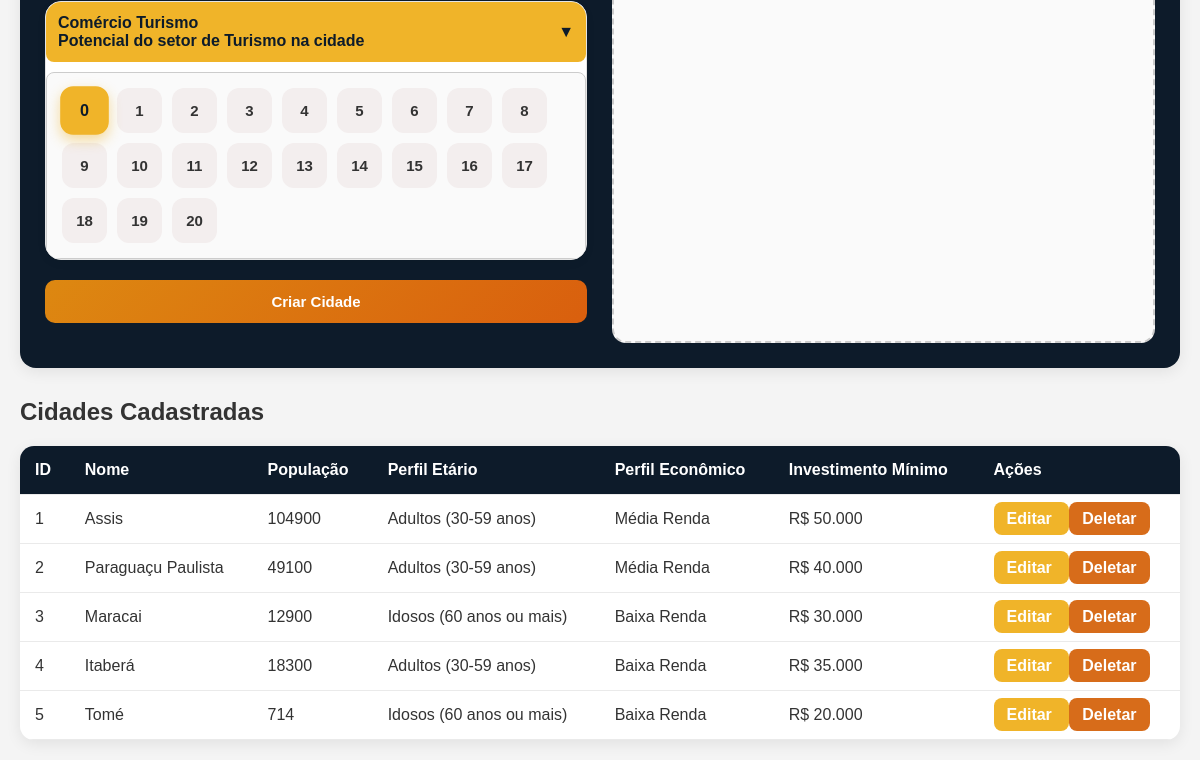
The app's page /Pages/adm/index.php (signed in, lower part), older data.
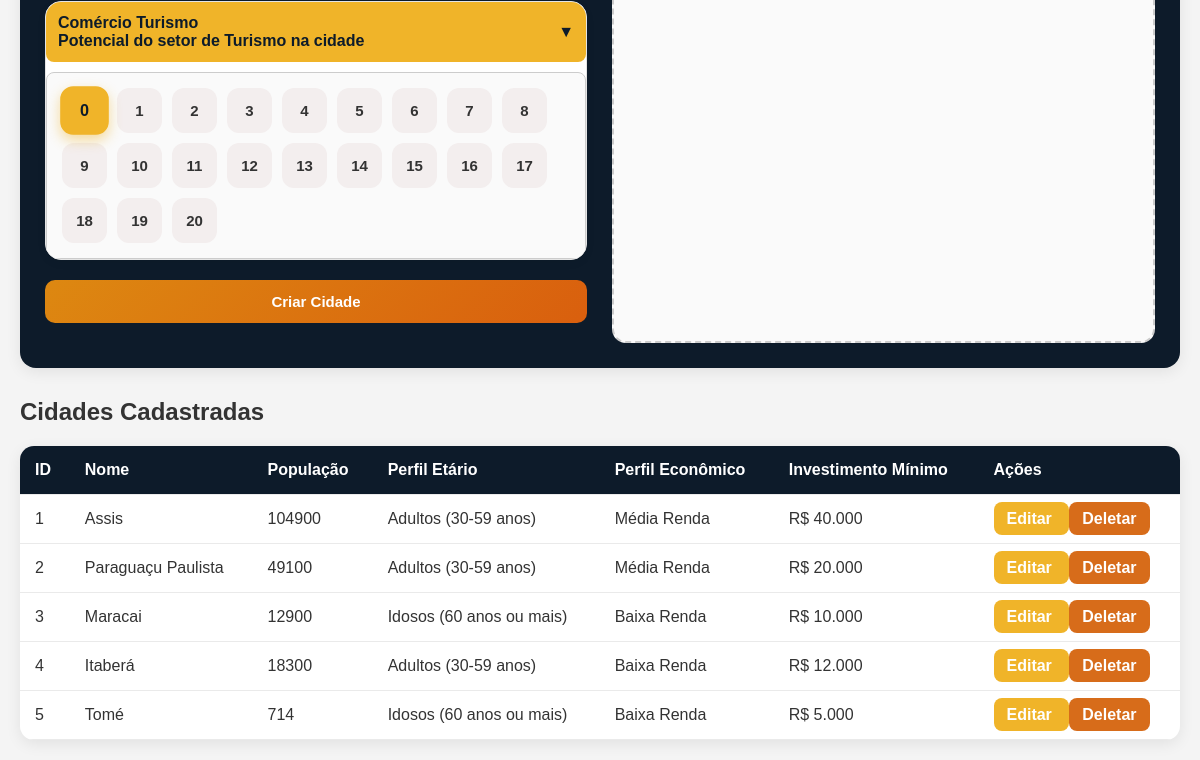
The same page, newer data.
### tables this page shows
CREATE TABLE `cidades` (
  `id` int(11) NOT NULL,
  `nome` varchar(255) NOT NULL,
  `populacao_quant` int(11) NOT NULL,
  `perfil_etario` varchar(255) NOT NULL,
  `perfil_economico` varchar(255) NOT NULL,
  `comercio_alimentacao` int(11) NOT NULL,
  `comercio_moda` int(11) NOT NULL,
  `comercio_tecnologia` int(11) NOT NULL,
  `comercio_varejo` int(11) NOT NULL,
  `comercio_servicos` int(11) NOT NULL,
  `comercio_turismo` int(11) NOT NULL,
  `investimento_minimo` int(11) NOT NULL DEFAULT 0
);

### BE/Controller/adm/cidadeC.php (called while the page is built, shortened)
<?php
require_once __DIR__ . '/../../Model/adm/cidadeM.php';
class CidadeController {
    private $model;
    public function __construct() {
        $this->model = new CidadeModel();
    }
    public function index() {
        return $this->model->getAll();
    }
}

### BE/Model/adm/cidadeM.php (called while the page is built, shortened)
<?php
require_once __DIR__ . '/../../DB/Database.php';
class CidadeModel {
    private $pdo;
    public function __construct() {
        global $pdo;
        $this->pdo = $pdo;
    }
    public function getAll() {
        $stmt = $this->pdo->query("SELECT * FROM cidades");
        return $stmt->fetchAll(PDO::FETCH_ASSOC);
    }
}

### Pages/adm/index.php (the view, shortened to what this page needs)
<?php
require_once __DIR__ . '/../../BE/Controller/adm/cidadeC.php';
$controller = new CidadeController();
$cidadeEdit = null;
$cidades = $controller->index();
?>
<!DOCTYPE html>
<html lang="pt-br">
<head>
    <link rel="stylesheet" href="../../CSS/index.css">
</head>
<body>
<div class="container">
<br>
    <form method="POST">
        <div class="form-container">
            <div class="form-left">
<div name=" GERAL ">
    <div class="business-section">
        <div class="score-card">
            <button
                type="button"
                class="toggle-btn"
                onclick="toggleBox('turismo-box')">
                <div>
                    Comércio Turismo
                    <div class="score-subtitle">
                        Potencial do setor de Turismo na cidade
                    </div>
                </div>
                <span>▼</span>
            </button>
            <div id="turismo-box" class="hidden-box">
                <?php for ($i = 0; $i <= 20; $i++): ?>
                    <label class="radio-item">
                        <span><?= $i ?></span>
                    </label>
                <?php endfor; ?>
            </div>
        </div>
    </div>
</div>
                <div class="form-group">
                    <?php if (isset($cidadeEdit) && $cidadeEdit): ?>
                        <button type="submit" name="update">Atualizar Cidade</button>
                       <br>
                        <button type="button" name="cancel" onclick="window.location.href='index.php'" >Cancelar</button>
                    <?php else: ?>
                        <button type="submit" name="create">Criar Cidade</button>
                    <?php endif; ?>
                </div>
            </div>
            <div class="form-right">
            </div>
        </div>
    </form>
    <h2>Cidades Cadastradas</h2>
    <?php if (!empty($cidades)): ?>
        <table>
            <thead>
                <tr>
                    <th>ID</th>
                    <th>Nome</th>
                    <th>População</th>
                    <th>Perfil Etário</th>
                    <th>Perfil Econômico</th>
                    <th>Investimento Mínimo</th>
                    <th>Ações</th>
                </tr>
            </thead>
            <tbody>
                <?php foreach ($cidades as $cidade): ?>
                    <tr>
                        <td><?= htmlspecialchars($cidade['id']) ?></td>
                        <td><?= htmlspecialchars($cidade['nome']) ?></td>
                        <td><?= htmlspecialchars($cidade['populacao_quant']) ?></td>
                        <td><?= htmlspecialchars($cidade['perfil_etario']) ?></td>
                        <td><?= htmlspecialchars($cidade['perfil_economico']) ?></td>
                        <td>R$ <?= htmlspecialchars(number_format($cidade['investimento_minimo'], 0, ',', '.')) ?></td>
                        <td>
                            <a
                                href="?edit=<?= $cidade['id'] ?>"
                                class="btn-edit">
                                Editar
                            </a>
                            <a
                                href="?delete=<?= $cidade['id'] ?>"
                                class="btn-delete"
                                onclick="return confirm('Tem certeza que deseja deletar?');">
                                Deletar
                            </a>
                        </td>
                    </tr>
                <?php endforeach; ?>
            </tbody>
        </table>
    <?php else: ?>
        <p>Nenhuma cidade cadastrada.</p>
    <?php endif; ?>
    </div>
</body>
</html>

### CSS/index.css (style rules this page uses)
* { margin: 0; padding: 0; box-sizing: border-box; }
body { font-family: Arial, Helvetica, sans-serif; }

### Pages/adm/index.php (style rules this page uses)
* { margin:0; padding:0; box-sizing:border-box; }
.container { max-width:1500px; margin:0 auto; padding:20px; }
body { font-family:Arial, sans-serif; background:#f4f4f4; color:#333; }
h2 { margin-bottom:20px; margin-top:25px; color:#rgba(251, 172, 34, 0.9); }
form { background: #0d1b2a; padding:25px; border-radius:16px; margin-bottom:30px; box-shadow: 0 4px 15px rgba(0,0,0,0.08); }
.form-container { display:flex; gap:25px; }
.form-left { width:50%; }
.form-right { width:50%; background:#fafafa; border-radius:14px; padding:20px; min-height:400px; border:2px dashed #ccc; }
.form-group { display:flex; flex-direction:column; margin-bottom:20px; }
button { padding:13px 20px; border:none; border-radius:10px; cursor:pointer; color:white; font-size:15px; font-weight:600; transition:0.25s ease; }
button[name="create"], button[name="update"] { background:linear-gradient( 135deg, #dd8811, #d95f0e ); }
table { width:100%; border-collapse:collapse; background:white; border-radius:14px; overflow:hidden; box-shadow: 0 4px 15px rgba(0,0,0,0.08); }
th { background: #0d1b2a; color:white; }
th, td { padding:15px; border-bottom:1px solid #eaeaea; text-align:left; }
.btn-edit { background:#f0b429; color:#0d1b2a; padding:8px 13px; text-decoration:none; border-radius:8px; transition:0.18s ease; font-weight:700; }
.btn-delete { background:rgb(215, 108, 26); color:#0d1b2a; padding:8px 13px; text-decoration:none; border-radius:8px; transition:0.18s ease; font-weight:700; }
.business-section { margin-top:35px; }
.score-card { background:white; border:1px solid #e5e5e5; border-radius:16px; overflow:hidden; margin-bottom:20px; transition:0.25s ease; box-shadow: 0 3px 10px rgba(0,0,0,0.05); }
.toggle-btn { width:100%; border:none; background:linear-gradient( 135deg, #b05b15, #43a047 ); color:white; padding:18px 22px; cursor:pointer; display:flex; align-items:center; justify-content:space-between; text-align:left; }
.hidden-box { display:none; padding:22px; background:#fafafa; border-top:1px solid #ececec; gap:12px; flex-wrap:wrap; }
.radio-item input:checked + span { background:#f0b429; color:#0d1b2a; border-color:#f0b429; transform:scale(1.08); box-shadow: 0 5px 12px rgba(240,180,41,0.45); font-weight:700; }
a { text-decoration: none; color: #f0b429; transition: all 0.3s ease; }
.btn-edit, .btn-delete, .btn-cancel { color: white !important; }
.toggle-btn { width: 100%; padding: 12px; border: none; border-radius: 8px; background: #f0b429; color: #0d1b2a; font-size: 16px; cursor: pointer; transition: background-color 0.2s ease, transform 0.15s ease; font-weight:700; }
.hidden-box { display: flex; margin-top: 10px; padding: 15px; border: 1px solid #ccc; border-radius: 8px; gap: 10px; flex-wrap: wrap; }

Row changes from the older to the newer data that the page shows:
changed cidades "Assis": investimento_minimo "50.000" → "40.000"
changed cidades "Paraguaçu Paulista": investimento_minimo "40.000" → "20.000"
changed cidades "Maracai": investimento_minimo "30.000" → "10.000"
changed cidades "Itaberá": investimento_minimo "35.000" → "12.000"
changed cidades "Tomé": investimento_minimo "20.000" → "5.000"
